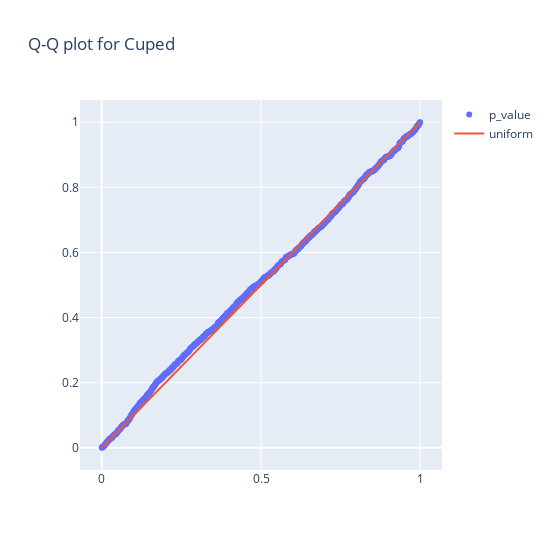

Notebook cell for this chart:
### Code cell
Q_Q_plot(p_values_cuped, "Cuped")

### Figure 1 — Plotly figure (JSON) as saved in the notebook; plotly's stock layout.template omitted (floating-point values rounded to 4 significant figures; data arrays with more than 128 entries replaced by an {"elided": "..."} marker saying what was removed)
{"data": [{"mode": "markers", "name": "p_value", "type": "scatter", "x": {"elided": "1001 float values"}, "y": {"elided": "1001 float values"}}, {"mode": "lines", "name": "uniform", "type": "scatter", "x": {"elided": "1001 float values"}, "y": {"elided": "1001 float values"}}], "layout": {"height": 550, "title": {"text": "Q-Q plot for Cuped"}, "width": 550}}
